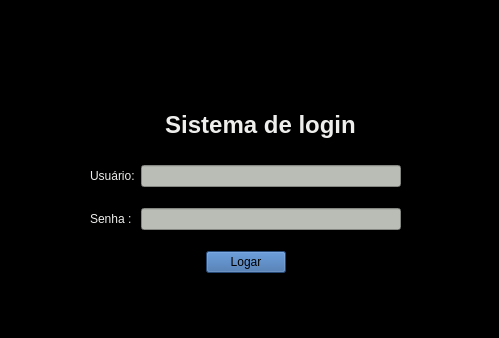
<?xml version="1.0" encoding="UTF-8"?>
<ui version="4.0">
 <class>FormularioLoginSenha</class>
 <widget class="QMainWindow" name="FormularioLoginSenha">
  <property name="geometry">
   <rect>
    <x>0</x>
    <y>0</y>
    <width>499</width>
    <height>338</height>
   </rect>
  </property>
  <property name="windowTitle">
   <string>FormularioLoginSenha</string>
  </property>
  <property name="styleSheet">
   <string notr="true">background-color: rgb(0, 0, 0);</string>
  </property>
  <widget class="QWidget" name="centralwidget">
   <widget class="QLabel" name="label_3">
    <property name="geometry">
     <rect>
      <x>140</x>
      <y>110</y>
      <width>241</width>
      <height>31</height>
     </rect>
    </property>
    <property name="text">
     <string>&lt;html&gt;&lt;head/&gt;&lt;body&gt;&lt;h1 align=&quot;center&quot; style=&quot; margin-top:18px; margin-bottom:12px; margin-left:0px; margin-right:0px; -qt-block-indent:0; text-indent:0px;&quot;&gt;&lt;span style=&quot; font-size:xx-large; font-weight:700; color:#eeeeec;&quot;&gt;Sistema de login&lt;/span&gt;&lt;/h1&gt;&lt;/body&gt;&lt;/html&gt;</string>
    </property>
   </widget>
   <widget class="QLabel" name="logo">
    <property name="geometry">
     <rect>
      <x>180</x>
      <y>10</y>
      <width>191</width>
      <height>91</height>
     </rect>
    </property>
    <property name="text">
     <string>logo</string>
    </property>
   </widget>
   <widget class="QWidget" name="">
    <property name="geometry">
     <rect>
      <x>90</x>
      <y>150</y>
      <width>311</width>
      <height>141</height>
     </rect>
    </property>
    <layout class="QVBoxLayout" name="verticalLayout">
     <item>
      <layout class="QHBoxLayout" name="horizontalLayout">
       <item>
        <widget class="QLabel" name="label_usuario">
         <property name="text">
          <string>&lt;html&gt;&lt;head/&gt;&lt;body&gt;&lt;p&gt;&lt;span style=&quot; color:#eeeeec;&quot;&gt;Usuário:&lt;/span&gt;&lt;/p&gt;&lt;/body&gt;&lt;/html&gt;</string>
         </property>
        </widget>
       </item>
       <item>
        <widget class="QLineEdit" name="linha_usuario">
         <property name="styleSheet">
          <string notr="true">background-color: rgb(186, 189, 182);</string>
         </property>
        </widget>
       </item>
      </layout>
     </item>
     <item>
      <layout class="QHBoxLayout" name="horizontalLayout_2">
       <item>
        <widget class="QLabel" name="label_senha">
         <property name="text">
          <string>&lt;html&gt;&lt;head/&gt;&lt;body&gt;&lt;p&gt;&lt;span style=&quot; color:#eeeeec;&quot;&gt;Senha     : &lt;/span&gt;&lt;/p&gt;&lt;/body&gt;&lt;/html&gt;</string>
         </property>
        </widget>
       </item>
       <item>
        <widget class="QLineEdit" name="linha_senha">
         <property name="styleSheet">
          <string notr="true">background-color: rgb(186, 189, 182);</string>
         </property>
         <property name="echoMode">
          <enum>QLineEdit::Password</enum>
         </property>
        </widget>
       </item>
      </layout>
     </item>
     <item>
      <layout class="QHBoxLayout" name="horizontalLayout_3">
       <item>
        <spacer name="horizontalSpacer">
         <property name="orientation">
          <enum>Qt::Horizontal</enum>
         </property>
         <property name="sizeHint" stdset="0">
          <size>
           <width>40</width>
           <height>20</height>
          </size>
         </property>
        </spacer>
       </item>
       <item>
        <widget class="QPushButton" name="btn_logar">
         <property name="styleSheet">
          <string notr="true">background-color: rgb(52, 101, 164);</string>
         </property>
         <property name="text">
          <string>Logar</string>
         </property>
        </widget>
       </item>
       <item>
        <spacer name="horizontalSpacer_2">
         <property name="orientation">
          <enum>Qt::Horizontal</enum>
         </property>
         <property name="sizeHint" stdset="0">
          <size>
           <width>40</width>
           <height>20</height>
          </size>
         </property>
        </spacer>
       </item>
      </layout>
     </item>
    </layout>
   </widget>
  </widget>
  <widget class="QMenuBar" name="menubar">
   <property name="geometry">
    <rect>
     <x>0</x>
     <y>0</y>
     <width>499</width>
     <height>22</height>
    </rect>
   </property>
  </widget>
  <widget class="QStatusBar" name="statusbar"/>
 </widget>
 <resources/>
 <connections/>
</ui>
